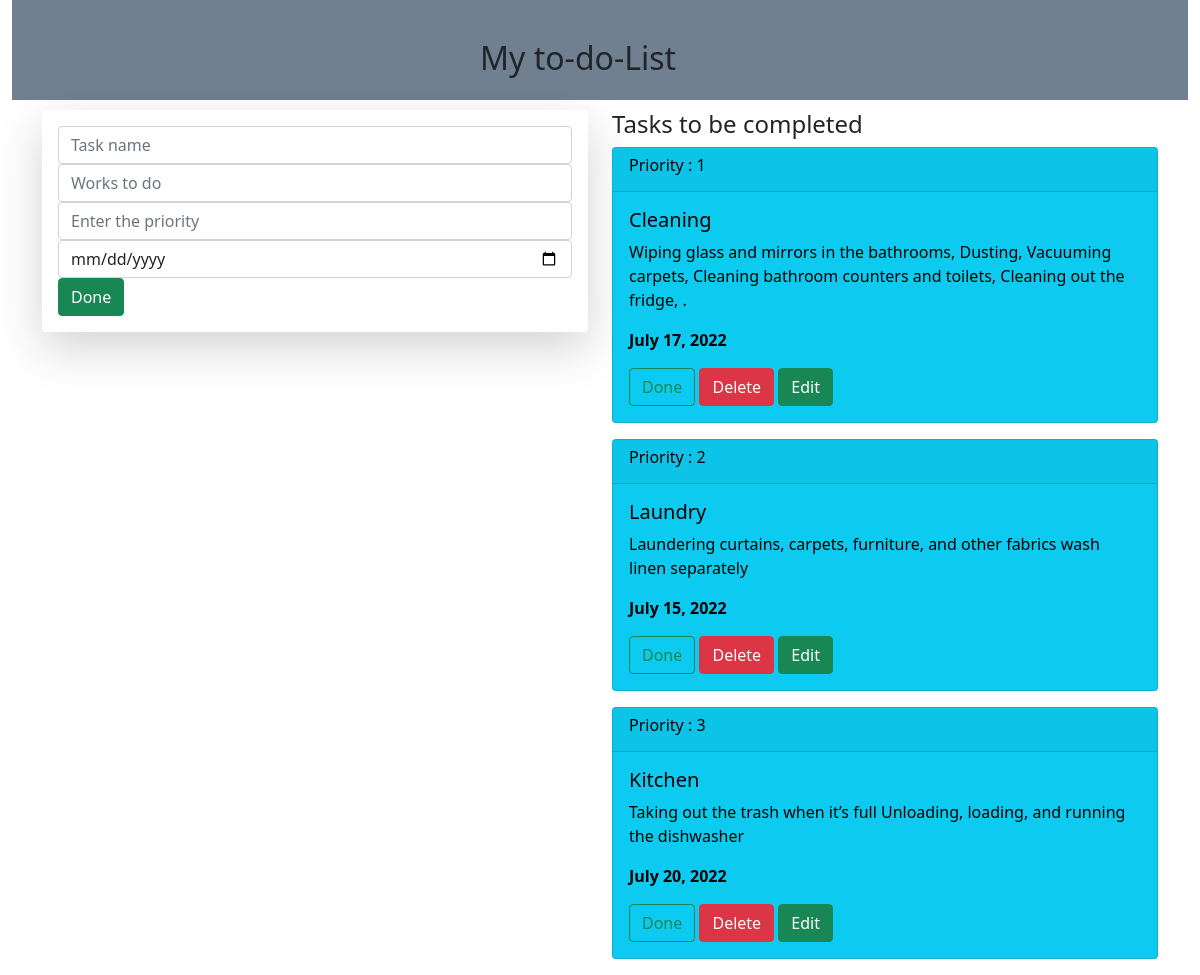
The page / on the database its author committed.
### todoapp/models.py (models this page shows, shortened)
class Task(models.Model):
    name = models.CharField(max_length=50)
    desc = models.TextField(max_length=250)
    priority = models.IntegerField()
    date = models.DateField()

### todoapp/views.py (the view, shortened to what this page needs)
# urls.py: urlpatterns = [path('', views.add, name='add'),
def add(request):
    task1 = Task.objects.all()
    return render(request, 'home.html', {'task': task1})

### templates/home.html (shortened to what this page needs)
{% extends 'base.html' %}
{% block content %}
<div class="container-fluid">
    <div class="row">
        <div class="col-md-12">
            <div class="banner">
                <div class="banner-text">
                    <h2>My to-do-List</h2>
                </div>
            </div>
        </div>
    </div>
</div>
 <div class="container">
    <div class="row">
        <div class="col-md-6">
            <form method="POST" class="shadow-lg p-3 mb-5 bg-white rounded">
                  <div class="form-group">
                      <input type="text" class="form-control" name="task" placeholder="Task name">
                  </div>
                  <div class="form-group">
                      <input type="text" class="form-control" name="desc" placeholder="Works to do">
                  </div>
                  <div class="form-group">
                      <input type="text" class="form-control" name="Priority" placeholder="Enter the priority">
                  </div>
                  <div class="form-group">
                      <input type="date" class="form-control" name="date" placeholder="Enter the date">
                  </div>
                       <input type="submit" class="btn btn-success" value="Done">
            </form>
        </div>
        <div class="col-md-6">
            <h4>Tasks to be completed</h4>
            {% for i in task %}
            <div class="card text-black bg-info mb-3" >
                <div class="card-header"><b><h6>Priority : {{i.priority}}</h6></b></div>
                <div class="card-body">
                    <h5 class="card-title">{{i.name}}</h5>
                    <p class="card-text">{{i.desc}}</p>
                    <p><b>{{i.date}}</b></p>
                    <a href="#" class="btn btn-outline-success">Done</a>
                    <a href="{% url 'delete' i.id %}" class="btn btn-danger">Delete</a>
                    <a href="{% url 'update' i.id %}" class="btn btn-success">Edit</a>
                </div>
            </div>
            {% endfor %}
        </div>
        </div>
    </div>
{% endblock %}

### templates/base.html (shortened to what this page needs)
{% load static %}
<!doctype html>
<html lang="en">
  <head>
   <link href="https://cdn.jsdelivr.net/npm/bootstrap@5.1.3/dist/css/bootstrap.min.css" rel="stylesheet">
   <link rel="stylesheet" href="{% static 'style.css' %}">
  </head>
  <body>
  {% block content %}
  {% endblock %}
  </body>
</html>

### static/style.css (style rules this page uses)
.banner { background-image: url('/photos/app1.jpg'); background-size:100% 100%; background-attachment:fixed; background_repeat: norepeat; background-color: slategray; width:100%; height:100px; margin-bottom: 10px; }
.banner-text { top:4%; left:40%; position:Absolute; transform:Transform; }

### rows shown on the page
Task: priority "1", name "Cleaning", desc "Wiping glass and mirrors in the bathrooms, Dusting, Vacuuming carpets, Cleaning bathroom counters and toilets, Cleaning out the fridge, .", date "July 17, 2022"
Task: priority "2", name "Laundry", desc "Laundering curtains, carpets, furniture, and other fabrics wash linen separately", date "July 15, 2022"
Task: priority "3", name "Kitchen", desc "Taking out the trash when it’s full Unloading, loading, and running the dishwasher", date "July 20, 2022"
